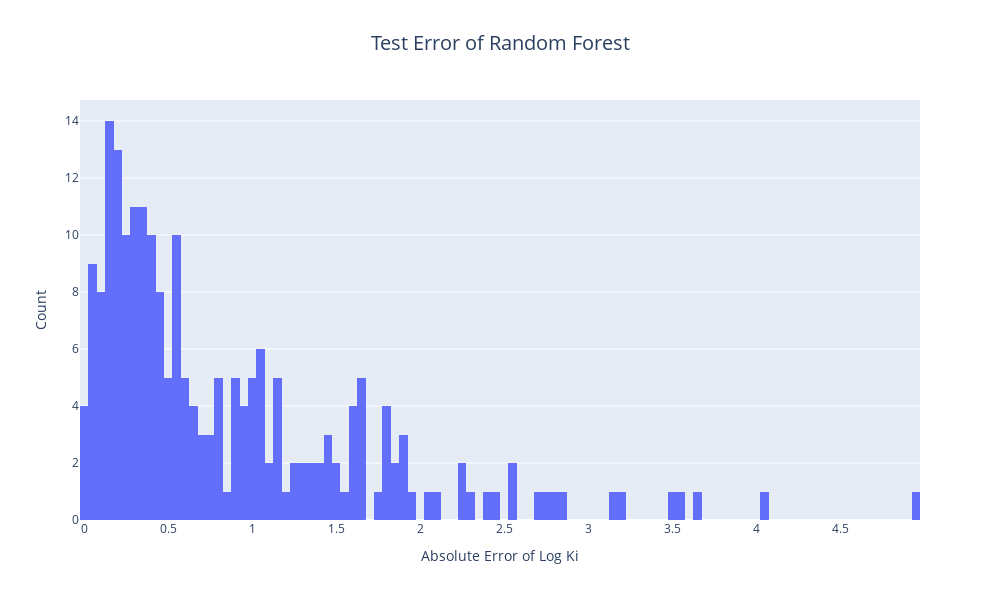

Notebook source saved alongside this figure:
### Code cell
plot_error_histogram(pred_RF, y_test_scaled, title="Test Error of Random Forest", save_path='plots\\random_forest_test')

### Figure 1 — Plotly figure (JSON) as saved in the notebook; plotly's stock layout.template omitted (floating-point values rounded to 4 significant figures; data arrays with more than 128 entries replaced by an {"elided": "..."} marker saying what was removed)
{"data": [{"alignmentgroup": "True", "bingroup": "x", "hovertemplate": "Absolute Error of Log Ki=%{x}<br>count=%{y}<extra></extra>", "legendgroup": "", "marker": {"color": "#636efa", "pattern": {"shape": ""}}, "name": "", "nbinsx": 100, "offsetgroup": "", "orientation": "v", "showlegend": false, "type": "histogram", "x": {"elided": "216 float values"}, "xaxis": "x", "yaxis": "y"}], "layout": {"barmode": "relative", "font": {"size": 12}, "height": 600, "legend": {"tracegroupgap": 0}, "title": {"font": {"size": 20}, "text": "Test Error of Random Forest", "x": 0.5}, "width": 1000, "xaxis": {"anchor": "y", "domain": [0, 1], "tickfont": {"size": 12}, "title": {"text": "Absolute Error of Log Ki"}}, "yaxis": {"anchor": "x", "domain": [0, 1], "tickfont": {"size": 12}, "title": {"text": "Count"}}}}
